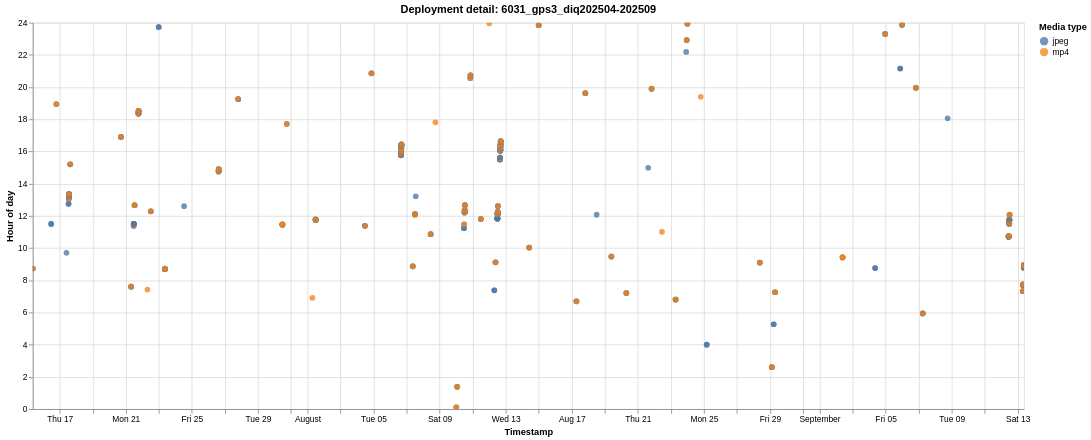

Express this chart as Vega-Lite.
### Vega-Lite specification from a JSON file in a GitHub repository (floating-point values rounded to 4 significant figures; data arrays with more than 128 entries replaced by an {"elided": "..."} marker saying what was removed)
{"$schema": "https://vega.github.io/schema/vega-lite/v6.1.0.json", "config": {"view": {"continuousHeight": 300, "continuousWidth": 300}}, "data": {"name": "data-864c22cce196a9999305ea227265ce3b"}, "datasets": {"data-864c22cce196a9999305ea227265ce3b": {"elided": "469 records"}}, "encoding": {"color": {"field": "media_type", "scale": {"scheme": "tableau10"}, "title": "Media type", "type": "nominal"}, "shape": {"field": "media_type", "title": "Media type", "type": "nominal"}, "tooltip": [{"field": "deployment", "title": "Deployment", "type": "nominal"}, {"field": "timestamp", "format": "%Y-%m-%d %H:%M:%S", "title": "Timestamp", "type": "temporal"}, {"field": "hour_of_day", "format": ".2f", "title": "Hour of day", "type": "quantitative"}, {"field": "media_type", "title": "Media type", "type": "nominal"}], "x": {"field": "timestamp", "title": "Timestamp", "type": "temporal"}, "y": {"field": "hour_of_day", "scale": {"domain": [0, 24]}, "title": "Hour of day", "type": "quantitative"}}, "height": 460, "mark": {"opacity": 0.78, "size": 46, "type": "circle"}, "params": [{"bind": "scales", "name": "param_1e9efca18e7a2868", "select": {"encodings": ["x", "y"], "type": "interval"}}], "title": "Deployment detail: 6031_gps3_diq202504-202509", "width": 1180}
